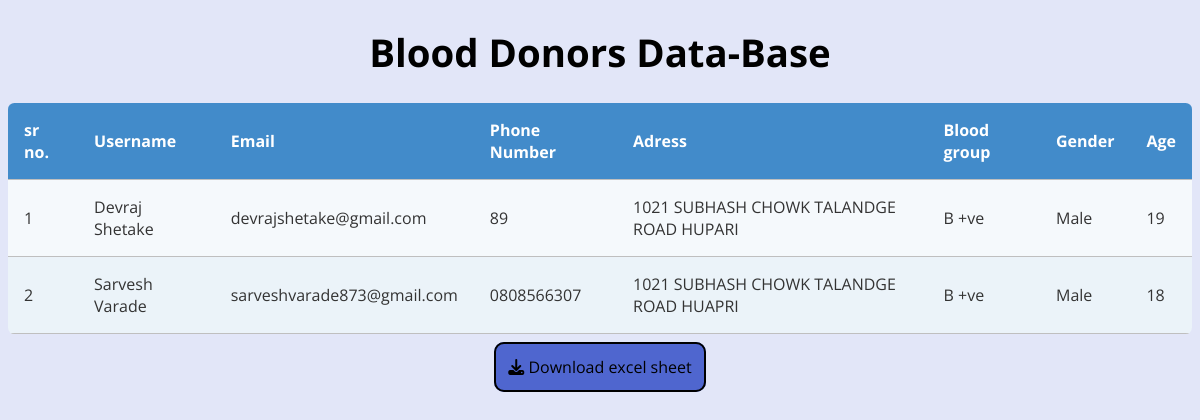
/blood-bank, run on an earlier commit of the app's database.
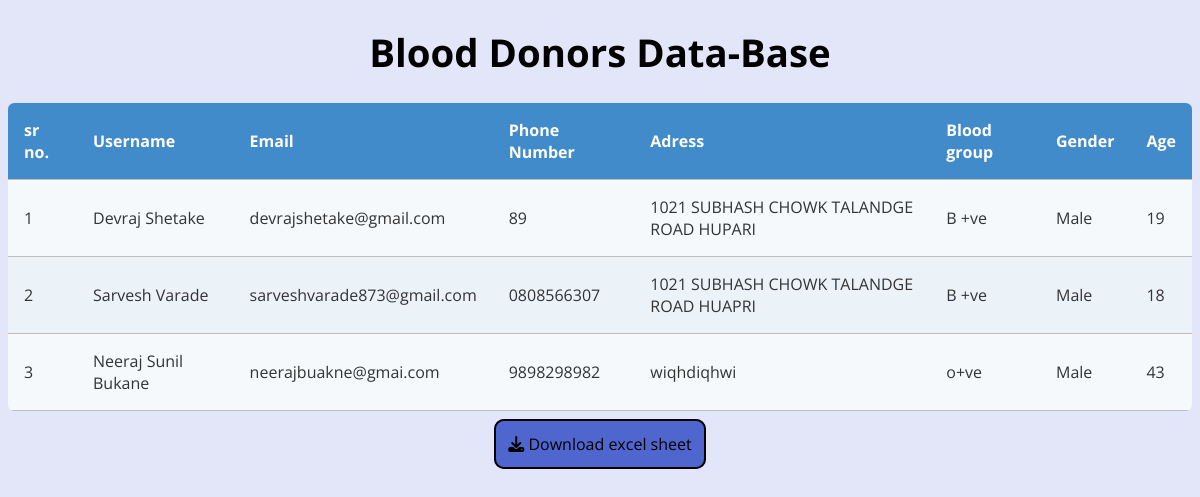
And on a later commit of the database.
### users/models.py (models this page shows, shortened)
class extendeduser(models.Model):
  number = models.CharField(max_length=10,null=True,default="")
  gender = models.CharField(max_length=20, choices=GENDER_CHOICES,null=True,default="")
  age = models.IntegerField(null=True,default="")
  bldgrp = models.CharField(max_length=4,null=True,default="")
  address = models.CharField(max_length=100,null=True,default="")
  user = models.OneToOneField(User,null=True,on_delete=models.CASCADE)

### users/views.py (the view)
# urls.py: path('blood-bank',views.blood_bank,name='blood-bank'),
def blood_bank(request):
    profiles = extendeduser.objects.all()
    context = {'profiles':profiles}
    return render(request, 'users/bloodbank.html', context)

### users/templates/users/bloodbank.html (shortened to what this page needs)
<!DOCTYPE html>
<html lang="en">
{% load static %}
<head>
    <link rel="stylesheet" href="{% static 'css/bloodbank.css' %}">
</head>
<body>
    <div class="container">
        <h1>Blood Donors Data-Base</h1>
        <table class="rwd-table">
            <tbody>
                <tr>
                    <th>sr no.</th>
                    <th>Username</th>
                    <th>Email</th>
                    <th>Phone Number</th>
                    <th>Adress</th>
                    <th>Blood group</th>
                    <th>Gender</th>
                    <th>Age</th>
                </tr>
                {% for profile in profiles %}
                <tr>
                    <td data-th="Sr no.">
                        {{ forloop.counter }}
                    </td>
                    <td data-th="Supplier username">
                        {{profile.user.first_name}}
                    </td>
                    <td data-th="Supplier Email">
                        {{profile.user.email}}
                    </td>
                    <td data-th="Phone Number">
                        {{profile.number}}
                    </td>
                    <td data-th="Address">
                        {{profile.address}}
                    </td>
                    <td data-th="Blood group">
                        {{profile.bldgrp}}
                    </td>
                    <td data-th="Gender">
                        {{profile.gender}}
                    </td>
                    <td data-th="Age">
                        {{profile.age}}
                    </td>
                </tr>
                {% endfor %}
            </tbody>
        </table><br>
        <a style="border:2px solid black; text-decoration: none; padding: 12px; background-color: rgb(79, 102, 207); color: black; border-radius: 10px;" href="{% url 'export_excel' %}"><i class="fas fa-download"></i> Download excel sheet</a>
    </div>
</body>
</html>

What changed in the data, as far as the page shows it:
added extendeduser: user.first_name "Neeraj Sunil Bukane", user.email "neerajbuakne@gmai.com", number "9898298982", address "wiqhdiqhwi", bldgrp "o+ve", gender "Male", age "43"
